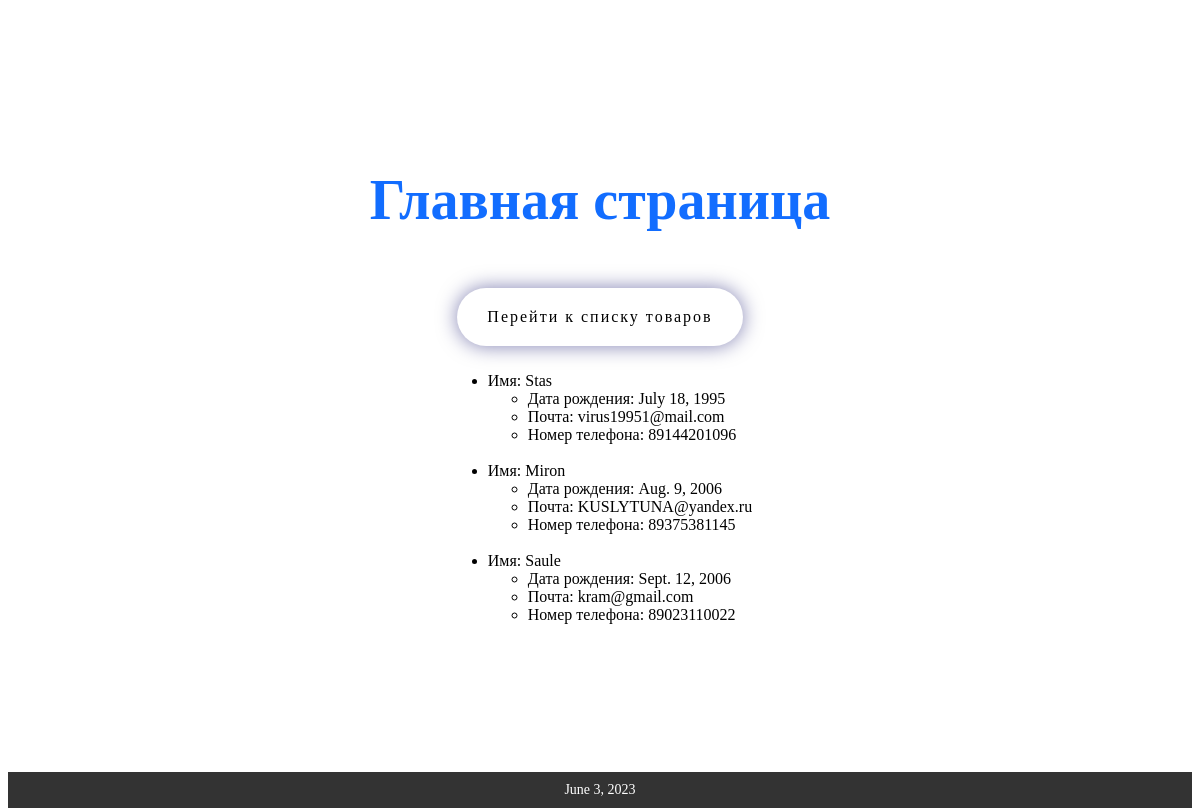
The page / on the database its author committed.
### first_page/models.py (models this page shows)
class Developers(models.Model):
    user = models.CharField(max_length=50)
    birthday = models.DateField()
    email = models.CharField(max_length=50)
    phone_number = models.CharField(max_length=12, default='Не указан')

### first_page/views.py (the view)
# urls.py: path('', first_page, name='Начальная страница'),
def first_page(request):
    context = {
        'date': dt.now().date(),
        'developers': Developers.objects.order_by('birthday')
    }
    return render(request, 'first_page.html', context=context)

### first_page/templates/first_page.html (shortened to what this page needs)
{% extends "base.html" %}
{% block content %}
<div class="wrapper">
    <h2 class="title">Главная страница</h2>
    <div>
        <a href="main/" class="gradient-button">Перейти к списку товаров</a>
    </div>
    <div>
        <ul>
            {% for developer in developers %}
                <li>Имя: {{ developer.user }} </li>
                <ul>
                    <li>Дата рождения: {{ developer.birthday }}</li>
                    <li>Почта: {{ developer.email }}</li>
                    <li>Номер телефона: {{ developer.phone_number }}</li>
                </ul>
                <br>
            {% endfor %}
        </ul>
    </div>
</div>
<footer>
    <p>{{ date }}</p>
</footer>
{% endblock %}

### first_page/templates/base.html (shortened to what this page needs)
<!doctype html>
<html lang="en">
<head>
    <link rel="stylesheet" href="../static/css/style_main.css">
    <link rel="stylesheet" href="../static/css/style_body.css">
    <link rel="stylesheet" href="../static/css/style_footer.css">
    <link rel="stylesheet" href="../static/css/style_header.css">
</head>
<body>
    {% block content %}
    {% endblock %}
</body>
</html>

### first_page/static/css/style_main.css (style rules this page uses)
html, body { height: 100%; }
body { display: flex; flex-direction: column; }

### first_page/static/css/style_body.css (style rules this page uses)
.wrapper { display: flex; justify-content: center; align-items: center; flex-direction: column; height: 100%; }
.title { color: #126dff; font-size: 56px; }
.gradient-button { text-decoration: none; display: inline-block; color: black; padding: 20px 30px; margin: 10px 20px; border-radius: 30px; letter-spacing: 2px; background-image: white; box-shadow: 0 0 20px rgba(0, 0, 100, .5); background-size: 200% auto; }

### first_page/static/css/style_footer.css (style rules this page uses)
footer { background-color: #333; color: #fff; padding: 10px; text-align: center; }
footer p { margin: 0; padding: 0; font-size: 14px; }

### rows shown on the page
Developers: user "Stas", birthday "July 18, 1995", email "virus19951@mail.com", phone_number "89144201096"
Developers: user "Miron", birthday "Aug. 9, 2006", email "KUSLYTUNA@yandex.ru", phone_number "89375381145"
Developers: user "Saule", birthday "Sept. 12, 2006", email "kram@gmail.com", phone_number "89023110022"
